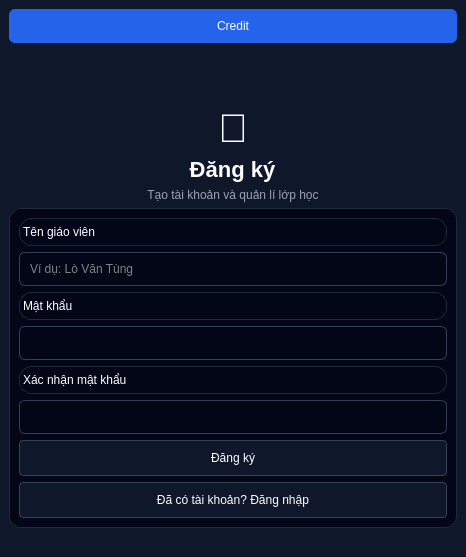
<?xml version="1.0" encoding="UTF-8"?>
<ui version="4.0">
 <class>SignupWindow</class>
 <widget class="QMainWindow" name="SignupWindow">
  <property name="geometry">
   <rect>
    <x>0</x>
    <y>0</y>
    <width>466</width>
    <height>557</height>
   </rect>
  </property>
  <property name="windowTitle">
   <string>Đăng ký</string>
  </property>
  <property name="styleSheet">
   <string notr="true"/>
  </property>
  <widget class="QWidget" name="centralwidget">
   <property name="styleSheet">
    <string notr="true">
     QWidget{
        background:#0f172a;
        color:white;
        font:12pt &quot;Segoe UI&quot;;
     }
     QLineEdit{
        background:#020617;
        border:1px solid #334155;
        border-radius:6px;
        padding:8px;
        color:white;
     }
     QPushButton{
        border-radius:6px;
        padding:10px;
     }
     #signup{
        background:#2563eb;
     }
     #had{
        background:#111827;
        border:1px solid #374151;
     }
    </string>
   </property>
   <layout class="QVBoxLayout" name="verticalLayout">
    <item>
     <widget class="QPushButton" name="credit_btn">
      <property name="styleSheet">
       <string notr="true">#credit_btn{
background:#2563eb;
border-radius:6px;
padding:10px;}
#credit_btn:hover{
background:rgb(29, 80, 189)
}
</string>
      </property>
      <property name="text">
       <string>Credit</string>
      </property>
     </widget>
    </item>
    <item>
     <spacer>
      <property name="orientation">
       <enum>Qt::Vertical</enum>
      </property>
      <property name="sizeHint" stdset="0">
       <size>
        <width>20</width>
        <height>120</height>
       </size>
      </property>
     </spacer>
    </item>
    <item>
     <layout class="QVBoxLayout">
      <item alignment="Qt::AlignHCenter">
       <widget class="QLabel" name="label">
        <property name="styleSheet">
         <string>font-size:40px;</string>
        </property>
        <property name="text">
         <string>🧠</string>
        </property>
        <property name="alignment">
         <set>Qt::AlignCenter</set>
        </property>
       </widget>
      </item>
      <item alignment="Qt::AlignHCenter">
       <widget class="QLabel" name="label">
        <property name="styleSheet">
         <string>font-size:22px;font-weight:600;</string>
        </property>
        <property name="text">
         <string>Đăng ký</string>
        </property>
        <property name="alignment">
         <set>Qt::AlignCenter</set>
        </property>
       </widget>
      </item>
      <item alignment="Qt::AlignHCenter">
       <widget class="QLabel" name="label">
        <property name="styleSheet">
         <string>color:#9ca3af;</string>
        </property>
        <property name="text">
         <string>Tạo tài khoản và quản lí lớp học</string>
        </property>
        <property name="alignment">
         <set>Qt::AlignCenter</set>
        </property>
       </widget>
      </item>
      <item>
       <widget class="QFrame" name="frame">
        <property name="minimumSize">
         <size>
          <width>420</width>
          <height>320</height>
         </size>
        </property>
        <property name="maximumSize">
         <size>
          <width>450</width>
          <height>450</height>
         </size>
        </property>
        <property name="styleSheet">
         <string notr="true">
           QFrame{
            background:#020617;
            border:1px solid #1f2937;
            border-radius:12px;
           }
QPushButton{
background-color:#0F172A;
border-radius:4px;
border: 1px solid #374151;
}
QPushButton:hover{
background-color:rgb(38, 59, 107);
}
</string>
        </property>
        <property name="frameShape">
         <enum>QFrame::StyledPanel</enum>
        </property>
        <layout class="QVBoxLayout">
         <item>
          <widget class="QLabel" name="label">
           <property name="text">
            <string>Tên giáo viên</string>
           </property>
          </widget>
         </item>
         <item>
          <widget class="QLineEdit" name="name1">
           <property name="placeholderText">
            <string>Ví dụ: Lò Văn Tùng</string>
           </property>
          </widget>
         </item>
         <item>
          <widget class="QLabel" name="label">
           <property name="text">
            <string>Mật khẩu</string>
           </property>
          </widget>
         </item>
         <item>
          <widget class="QLineEdit" name="pass1">
           <property name="echoMode">
            <enum>QLineEdit::Password</enum>
           </property>
          </widget>
         </item>
         <item>
          <widget class="QLabel" name="label">
           <property name="text">
            <string>Xác nhận mật khẩu</string>
           </property>
          </widget>
         </item>
         <item>
          <widget class="QLineEdit" name="pass_confirm">
           <property name="echoMode">
            <enum>QLineEdit::Password</enum>
           </property>
          </widget>
         </item>
         <item>
          <widget class="QPushButton" name="signup">
           <property name="styleSheet">
            <string notr="true"/>
           </property>
           <property name="text">
            <string>Đăng ký</string>
           </property>
          </widget>
         </item>
         <item>
          <widget class="QPushButton" name="had">
           <property name="text">
            <string>Đã có tài khoản? Đăng nhập</string>
           </property>
          </widget>
         </item>
        </layout>
       </widget>
      </item>
      <item alignment="Qt::AlignHCenter">
       <widget class="QLabel" name="label">
        <property name="text">
         <string/>
        </property>
        <property name="alignment">
         <set>Qt::AlignCenter</set>
        </property>
       </widget>
      </item>
     </layout>
    </item>
   </layout>
  </widget>
 </widget>
 <resources/>
 <connections/>
</ui>
